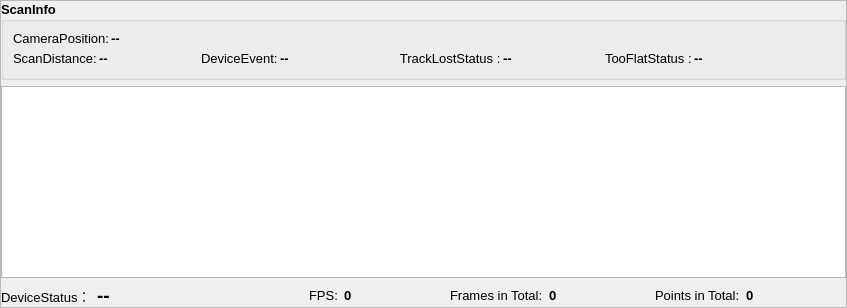
      <widget class="QFrame" name="frameRight">
       <property name="frameShape">
        <enum>QFrame::StyledPanel</enum>
       </property>
       <property name="frameShadow">
        <enum>QFrame::Raised</enum>
       </property>
       <layout class="QVBoxLayout" name="verticalLayout_8">
        <property name="leftMargin">
         <number>0</number>
        </property>
        <property name="topMargin">
         <number>0</number>
        </property>
        <property name="rightMargin">
         <number>0</number>
        </property>
        <property name="bottomMargin">
         <number>0</number>
        </property>
        <item>
         <widget class="QGroupBox" name="groupScanData">
          <property name="font">
           <font>
            <pointsize>10</pointsize>
            <bold>true</bold>
            <underline>false</underline>
           </font>
          </property>
          <property name="title">
           <string>ScanInfo</string>
          </property>
          <layout class="QVBoxLayout" name="verticalLayout_5">
           <property name="spacing">
            <number>2</number>
           </property>
           <item>
            <layout class="QHBoxLayout" name="CameraPosition" stretch="0,1">
             <item>
              <widget class="QLabel" name="labelCameraPosition">
               <property name="font">
                <font>
                 <pointsize>10</pointsize>
                 <bold>false</bold>
                 <underline>false</underline>
                </font>
               </property>
               <property name="text">
                <string>CameraPosition:</string>
               </property>
               <property name="alignment">
                <set>Qt::AlignLeading|Qt::AlignLeft|Qt::AlignVCenter</set>
               </property>
              </widget>
             </item>
             <item>
              <widget class="QLabel" name="cameraPositionLabel">
               <property name="minimumSize">
                <size>
                 <width>0</width>
                 <height>0</height>
                </size>
               </property>
               <property name="font">
                <font>
                 <pointsize>10</pointsize>
                 <bold>true</bold>
                 <underline>false</underline>
                </font>
               </property>
               <property name="text">
                <string>--</string>
               </property>
               <property name="alignment">
                <set>Qt::AlignLeading|Qt::AlignLeft|Qt::AlignVCenter</set>
               </property>
              </widget>
             </item>
            </layout>
           </item>
           <item>
            <layout class="QHBoxLayout" name="DeviceEvent" stretch="0,0,0,0,0,0,0,0,0">
             <item>
              <widget class="QLabel" name="labelScanDistance">
               <property name="font">
                <font>
                 <pointsize>10</pointsize>
                 <bold>false</bold>
                 <underline>false</underline>
                </font>
               </property>
               <property name="text">
                <string>ScanDistance:</string>
               </property>
              </widget>
             </item>
             <item>
              <widget class="QLabel" name="scanDistanceLabel">
               <property name="minimumSize">
                <size>
                 <width>100</width>
                 <height>0</height>
                </size>
               </property>
               <property name="font">
                <font>
                 <pointsize>10</pointsize>
                 <bold>true</bold>
                 <underline>false</underline>
                </font>
               </property>
               <property name="text">
                <string>--</string>
               </property>
              </widget>
             </item>
             <item>
              <widget class="QLabel" name="labelDeviceEvent">
               <property name="font">
                <font>
                 <pointsize>10</pointsize>
                 <bold>false</bold>
                 <underline>false</underline>
                </font>
               </property>
               <property name="text">
                <string>DeviceEvent:</string>
               </property>
              </widget>
             </item>
             <item>
              <widget class="QLabel" name="deviceEventLabel">
               <property name="minimumSize">
                <size>
                 <width>100</width>
                 <height>0</height>
                </size>
               </property>
               <property name="font">
                <font>
                 <pointsize>10</pointsize>
                 <bold>true</bold>
                 <underline>false</underline>
                </font>
               </property>
               <property name="text">
                <string>--</string>
               </property>
              </widget>
             </item>
             <item>
              <widget class="QLabel" name="labelTrackLostStatus">
               <property name="font">
                <font>
                 <pointsize>10</pointsize>
                 <bold>false</bold>
                 <underline>false</underline>
                </font>
               </property>
               <property name="text">
                <string>     TrackLostStatus :</string>
               </property>
              </widget>
             </item>
             <item>
              <widget class="QLabel" name="trackLostLabel">
               <property name="minimumSize">
                <size>
                 <width>100</width>
                 <height>0</height>
                </size>
               </property>
               <property name="font">
                <font>
                 <pointsize>10</pointsize>
                 <bold>true</bold>
                 <underline>false</underline>
                </font>
               </property>
               <property name="styleSheet">
                <string notr="true"/>
               </property>
               <property name="text">
                <string>--</string>
               </property>
              </widget>
             </item>
             <item>
              <widget class="QLabel" name="labelTooFlat">
               <property name="font">
                <font>
                 <pointsize>10</pointsize>
                 <bold>false</bold>
                 <underline>false</underline>
                </font>
               </property>
               <property name="text">
                <string>TooFlatStatus :</string>
               </property>
              </widget>
             </item>
             <item>
              <widget class="QLabel" name="tooFlatStatusLabel">
               <property name="minimumSize">
                <size>
                 <width>100</width>
                 <height>0</height>
                </size>
               </property>
               <property name="font">
                <font>
                 <pointsize>10</pointsize>
                 <bold>true</bold>
                 <underline>false</underline>
                </font>
               </property>
               <property name="text">
                <string>--</string>
               </property>
              </widget>
             </item>
             <item>
              <spacer name="horizontalSpacer_27">
               <property name="orientation">
                <enum>Qt::Horizontal</enum>
               </property>
               <property name="sizeHint" stdset="0">
                <size>
                 <width>40</width>
                 <height>20</height>
                </size>
               </property>
              </spacer>
             </item>
            </layout>
           </item>
          </layout>
         </widget>
        </item>
        <item>
         <widget class="QTextEdit" name="logTextEdit">
          <property name="font">
           <font>
            <pointsize>10</pointsize>
            <bold>false</bold>
            <underline>false</underline>
           </font>
          </property>
         </widget>
        </item>
        <item>
         <layout class="QHBoxLayout" name="ScanStatus" stretch="0,0,0,0,0,0,0,0,0">
          <item>
           <widget class="QLabel" name="label_11">
            <property name="maximumSize">
             <size>
              <width>16777215</width>
              <height>16777215</height>
             </size>
            </property>
            <property name="palette">
             <palette>
              <active>
               <colorrole role="WindowText">
                <brush brushstyle="SolidPattern">
                 <color alpha="255">
                  <red>0</red>
                  <green>0</green>
                  <blue>0</blue>
                 </color>
                </brush>
               </colorrole>
               <colorrole role="Text">
                <brush brushstyle="SolidPattern">
                 <color alpha="255">
                  <red>0</red>
                  <green>0</green>
                  <blue>0</blue>
                 </color>
                </brush>
               </colorrole>
               <colorrole role="ButtonText">
                <brush brushstyle="SolidPattern">
                 <color alpha="255">
                  <red>0</red>
                  <green>0</green>
                  <blue>0</blue>
                 </color>
                </brush>
               </colorrole>
               <colorrole role="PlaceholderText">
                <brush brushstyle="SolidPattern">
                 <color alpha="128">
                  <red>0</red>
                  <green>0</green>
                  <blue>0</blue>
                 </color>
                </brush>
               </colorrole>
              </active>
              <inactive>
               <colorrole role="WindowText">
                <brush brushstyle="SolidPattern">
                 <color alpha="255">
                  <red>0</red>
                  <green>0</green>
                  <blue>0</blue>
                 </color>
                </brush>
               </colorrole>
               <colorrole role="Text">
                <brush brushstyle="SolidPattern">
                 <color alpha="255">
                  <red>0</red>
                  <green>0</green>
                  <blue>0</blue>
                 </color>
                </brush>
               </colorrole>
               <colorrole role="ButtonText">
                <brush brushstyle="SolidPattern">
                 <color alpha="255">
                  <red>0</red>
                  <green>0</green>
                  <blue>0</blue>
                 </color>
                </brush>
               </colorrole>
               <colorrole role="PlaceholderText">
                <brush brushstyle="SolidPattern">
                 <color alpha="128">
                  <red>0</red>
                  <green>0</green>
                  <blue>0</blue>
                 </color>
                </brush>
               </colorrole>
              </inactive>
              <disabled>
               <colorrole role="WindowText">
                <brush brushstyle="SolidPattern">
                 <color alpha="255">
                  <red>0</red>
                  <green>0</green>
                  <blue>0</blue>
                 </color>
                </brush>
               </colorrole>
               <colorrole role="Text">
                <brush brushstyle="SolidPattern">
                 <color alpha="255">
                  <red>0</red>
                  <green>0</green>
                  <blue>0</blue>
                 </color>
                </brush>
               </colorrole>
               <colorrole role="ButtonText">
                <brush brushstyle="SolidPattern">
                 <color alpha="255">
                  <red>0</red>
                  <green>0</green>
                  <blue>0</blue>
                 </color>
                </brush>
               </colorrole>
               <colorrole role="PlaceholderText">
                <brush brushstyle="SolidPattern">
                 <color alpha="128">
                  <red>0</red>
                  <green>0</green>
                  <blue>0</blue>
                 </color>
                </brush>
               </colorrole>
              </disabled>
             </palette>
            </property>
            <property name="font">
             <font>
              <pointsize>10</pointsize>
              <bold>false</bold>
             </font>
            </property>
            <property name="styleSheet">
             <string notr="true">color: rgb(0, 0, 0);</string>
            </property>
            <property name="text">
             <string>DeviceStatus：</string>
            </property>
            <property name="alignment">
             <set>Qt::AlignLeading|Qt::AlignLeft|Qt::AlignVCenter</set>
            </property>
            <property name="buddy">
             <cstring>label</cstring>
            </property>
           </widget>
          </item>
          <item>
           <widget class="QLabel" name="deviceStatusLabel">
            <property name="minimumSize">
             <size>
              <width>60</width>
              <height>0</height>
             </size>
            </property>
            <property name="font">
             <font>
              <pointsize>14</pointsize>
              <bold>true</bold>
             </font>
            </property>
            <property name="text">
             <string>--</string>
            </property>
            <property name="alignment">
             <set>Qt::AlignLeading|Qt::AlignLeft|Qt::AlignVCenter</set>
            </property>
           </widget>
          </item>
          <item>
           <spacer name="horizontalSpacer_24">
            <property name="orientation">
             <enum>Qt::Horizontal</enum>
            </property>
            <property name="sizeHint" stdset="0">
             <size>
              <width>40</width>
              <height>20</height>
             </size>
            </property>
           </spacer>
          </item>
          <item>
           <widget class="QLabel" name="label_2">
            <property name="font">
             <font>
              <pointsize>10</pointsize>
              <bold>false</bold>
             </font>
            </property>
            <property name="text">
             <string>FPS:</string>
            </property>
           </widget>
          </item>
          <item>
           <widget class="QLabel" name="fpsLabel">
            <property name="minimumSize">
             <size>
              <width>100</width>
              <height>0</height>
             </size>
            </property>
            <property name="font">
             <font>
              <pointsize>10</pointsize>
              <bold>true</bold>
             </font>
            </property>
            <property name="text">
             <string>0</string>
            </property>
           </widget>
          </item>
          <item>
           <widget class="QLabel" name="label_5">
            <property name="minimumSize">
             <size>
              <width>0</width>
              <height>0</height>
             </size>
            </property>
            <property name="font">
             <font>
              <pointsize>10</pointsize>
              <bold>false</bold>
             </font>
            </property>
            <property name="text">
             <string>Frames in Total:</string>
            </property>
           </widget>
          </item>
          <item>
           <widget class="QLabel" name="frameCountLabel">
            <property name="minimumSize">
             <size>
              <width>100</width>
              <height>0</height>
             </size>
            </property>
            <property name="font">
             <font>
              <pointsize>10</pointsize>
              <bold>true</bold>
             </font>
            </property>
            <property name="text">
             <string>0</string>
            </property>
           </widget>
          </item>
          <item>
           <widget class="QLabel" name="label_7">
            <property name="font">
             <font>
              <pointsize>10</pointsize>
              <bold>false</bold>
             </font>
            </property>
            <property name="text">
             <string>Points in Total:</string>
            </property>
           </widget>
          </item>
          <item>
           <widget class="QLabel" name="pointCountLabel">
            <property name="minimumSize">
             <size>
              <width>100</width>
              <height>0</height>
             </size>
            </property>
            <property name="font">
             <font>
              <pointsize>10</pointsize>
              <bold>true</bold>
             </font>
            </property>
            <property name="text">
             <string>0</string>
            </property>
           </widget>
          </item>
         </layout>
        </item>
       </layout>
      </widget>
